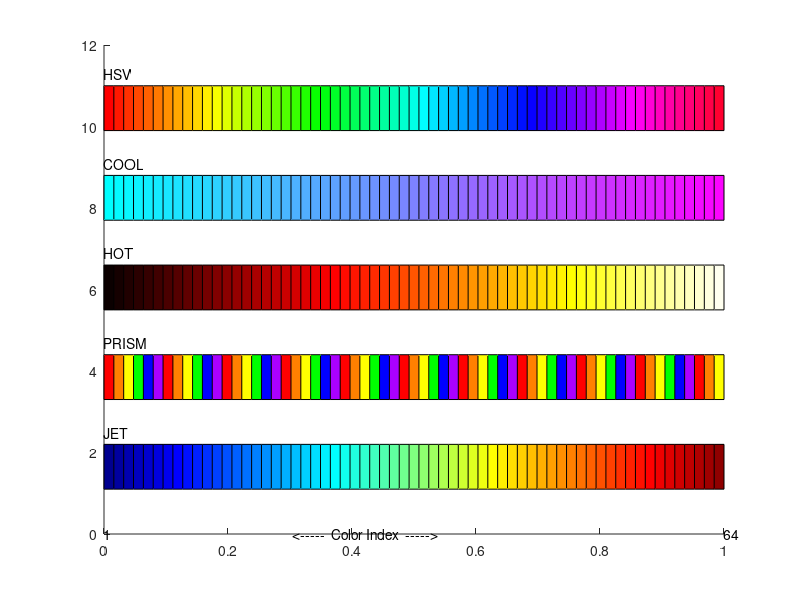

Source code (MATLAB):
% col_bar plots Figure A.2    
% On some pomputers, this program does not work 
% as intended.
set(gcf, 'NumberTitle','off','Name', 'Figure A.2; col_bar')
close;clear,clf
C=[hsv(64);cool(64);hot(64);prism(64);jet(64)];
colormap(C); caxis([1,320]);%caxis([1,477])
hold on
for M=1:5  for i=1:64;
    for j=1:2
      x(i,j)=(i-1)/63;
      y(i,j)=(j+8)*1.1 - (M-1)*2.2;
      z(i,j)=i+64*(M-1);
      if i==1 z(i,j)=z(i,j)+0.0001;end
      if i==64 z(i,j)=z(i,j)-0.0001;end
    end
  end
surface(x,y,z, z)
%pcolor(x,y,z)
end
text(0, 2.4+.1,'JET')
text(0, 4.6+0.1,'PRISM')
text(0, 6.8+0.1,'HOT')
text(0, 9.0+0.1,'COOL')
text(0, 11.2+0.1,'HSV')
axis([0,1,0,12])
%axis('off')
text(0.3,0,' <-----  Color Index  -----> ')
text(1,0,'64')
text(0,0,'1')
%print colorDISP.ps
